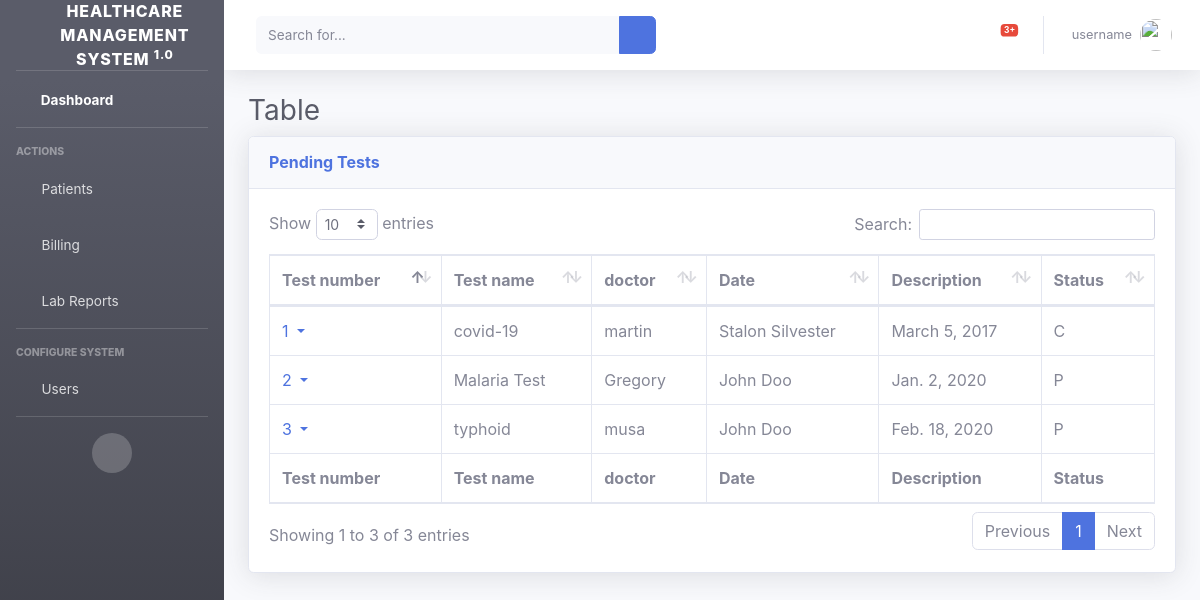
The app's page /all_tests with its own data.
### hrm/models.py (models this page shows, shortened)
class LabReport(models.Model):
    test_name = models.CharField(max_length=100)
    doctor = models.ForeignKey(User,on_delete=models.CASCADE)
    patient = models.ForeignKey(Patient, on_delete=models.CASCADE)
    date = models.DateField()
    description = models.CharField(max_length=500)
    choices = (('C', 'Complete'), ('P', 'Pending'))
    status = models.CharField(max_length=1, choices=choices)

class Patient(models.Model):
    social_security = models.CharField(max_length=10000000, primary_key=True)
    first_name = models.CharField(max_length=50)
    last_name = models.CharField(max_length=50)
    d_o_b = models.DateField()
    choices = (('M', 'Male'), ('F', 'Female'))
    gender = models.CharField(max_length=1, choices=choices)
    contact_no = models.IntegerField()
    reg_date = models.DateField()
    doctor = models.ForeignKey(User, on_delete=models.CASCADE)
    room = models.ForeignKey(Room, on_delete=models.CASCADE)
    check_out_date = models.DateField(blank=True, null=True)
    def __str__(self):
        return '{} {}'.format(self.first_name, self.last_name)

### hrm/views.py (the view)
# urls.py: path('all_tests', TestListView.as_view(), name='all_tests'),
class TestListView(ListView):
    model = LabReport
    template_name = 'hrm/listTests.html'
    context_object_name = 'tests'

### hrm/templates/hrm/listTests.html (shortened to what this page needs)
{% extends 'main_base.html' %}
{% load crispy_forms_tags %}
{% load static %}
{% block body %}
    <div id="wrapper">
        <ul class="navbar-nav bg-gradient-dark sidebar sidebar-dark accordion" id="accordionSidebar">
          <a class="sidebar-brand d-flex align-items-center justify-content-center" href="index.html">
            <div class="sidebar-brand-icon ">
              <i class="fas fa-hospital"></i>
            </div>
            <div class="sidebar-brand-text mx-3">Healthcare Management System <sup>1.0</sup></div>
          </a>
          <hr class="sidebar-divider my-0">
          <li class="nav-item active">
            <a class="nav-link" href="{% url 'home' %}">
              <i class="fas fa-fw fa-tachometer-alt"></i>
              <span>Dashboard</span></a>
          </li>
          <hr class="sidebar-divider">
          <div class="sidebar-heading">
            Actions
          </div>
          <li class="nav-item">
            <a class="nav-link collapsed" href="#" data-toggle="collapse" data-target="#collapseTwo" aria-expanded="true" aria-controls="collapseTwo">
              <i class="fas fa-fw fa-people-carry"></i>
              <span>Patients</span>
            </a>
          </li>
          <li class="nav-item">
            <a class="nav-link collapsed" href="#" data-toggle="collapse" data-target="#collapseUtilities" aria-expanded="true" aria-controls="collapseUtilities">
              <i class="fas fa-fw fa-coins"></i>
              <span>Billing</span>
            </a>
          </li>
          <li class="nav-item">
            <a class="nav-link collapsed" href="#" data-toggle="collapse" data-target="#collapseLab" aria-expanded="true" aria-controls="collapseUtilities">
              <i class="fas fa-fw fa-clipboard-list"></i>
              <span>Lab Reports</span>
            </a>
          </li>
          <hr class="sidebar-divider">
          <div class="sidebar-heading">
            Configure System
          </div>
          <li class="nav-item">
            <a class="nav-link collapsed" href="#" data-toggle="collapse" data-target="#collapsePages" aria-expanded="true" aria-controls="collapsePages">
              <i class="fas fa-fw fa-user"></i>
              <span>Users</span>
            </a>
          </li>
          <hr class="sidebar-divider d-none d-md-block">
          <div class="text-center d-none d-md-inline">
            <button class="rounded-circle border-0" id="sidebarToggle"></button>
          </div>
        </ul>
        <div id="content-wrapper" class="d-flex flex-column">
          <div id="content">
            <nav class="navbar navbar-expand navbar-light bg-white topbar mb-4 static-top shadow">
              <form class="d-none d-sm-inline-block form-inline mr-auto ml-md-3 my-2 my-md-0 mw-100 navbar-search">
                <div class="input-group">
                  <input type="text" class="form-control bg-light border-0 small" placeholder="Search for..." aria-label="Search" aria-describedby="basic-addon2">
                  <div class="input-group-append">
                    <button class="btn btn-primary" type="button">
                      <i class="fas fa-search fa-sm"></i>
                    </button>
                  </div>
                </div>
              </form>
              <ul class="navbar-nav ml-auto">
                <li class="nav-item dropdown no-arrow mx-1">
                  <a class="nav-link dropdown-toggle" href="#" id="alertsDropdown" role="button" data-toggle="dropdown" aria-haspopup="true" aria-expanded="false">
                    <span class="badge badge-danger badge-counter">3+</span>
                  </a>
                </li>
                <li class="nav-item dropdown no-arrow">
                  <a class="nav-link dropdown-toggle" href="#" id="userDropdown" role="button" data-toggle="dropdown" aria-haspopup="true" aria-expanded="false">
                    <span class="mr-2 d-none d-lg-inline text-gray-600 small">
                        {% if request.user.is_authenticated %}
                          {{ request.user.username }}
                        {% else %}
                          username
                        {% endif %}
                    </span>
                    <img class="img-profile rounded-circle" src="{% static "img/hospital_login.jpeg" %}">
                  </a>
                </li>
              </ul>
            </nav>
            <div class="container-fluid">
                <h1 class="h3 mb-2 text-gray-800">Table</h1>
                <div class="card shadow mb-4">
                    <div class="card-header py-3">
                        <h6 class="m-0 font-weight-bold text-primary">Pending Tests</h6>
                    </div>
                    <div class="card-body">
                        <div class="table-responsive">
                            <table class="table table-bordered" id="bills-table" width="100%" cellspacing="0">
                                <thead>
                                    <tr>
                                        <th>Test number</th>
                                        <th>Test name</th>
                                        <th>doctor</th>
                                        <th>Date</th>
                                        <th>Description</th>
                                        <th>Status</th>
                                    </tr>
                                </thead>
                                <tfoot>
                                  <tr>
                                    <th>Test number</th>
                                    <th>Test name</th>
                                    <th>doctor</th>
                                    <th>Date</th>
                                    <th>Description</th>
                                    <th>Status</th>
                                </tr>
                                </tfoot>
                                <tbody>
                                  {% for test in tests %}
                                    <tr>
                                      <td><a href="#" data-toggle="dropdown" class="dropdown-toggle">
                                        {{ test.id }}
                                      </a></td>
                                      <td>{{ test.test_name }}</td>
                                      <td>{{ test.doctor }}</td>
                                      <td>{{ test.patient }}</td>
                                      <td>{{ test.date }}</td>
                                      <td>{{ test.status }}</td>
                                    </tr>
                                  {% endfor %}
                                </tbody>
                            </table>
                        </div>
                    </div>
                </div>
            </div>
           </div>
        </div>
    </div>
{% endblock %}

### records on screen
LabReport: id "1", test_name "covid-19", doctor "martin", patient "Stalon Silvester", date "March 5, 2017", status "C"
LabReport: id "2", test_name "Malaria Test", doctor "Gregory", patient "John Doo", date "Jan. 2, 2020", status "P"
LabReport: id "3", test_name "typhoid", doctor "musa", patient "John Doo", date "Feb. 18, 2020", status "P"
